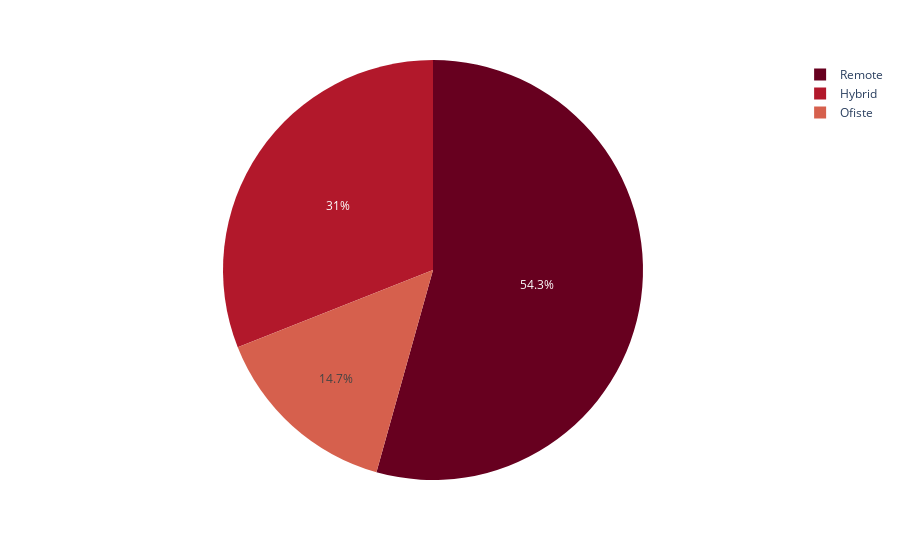

The notebook cell this image was saved under:
### Code cell
# Visualization of the work type distribution

work_type_sum = {}

for i in df['work_type'].unique():
    work_type_sum[i] = (df['work_type'] == i).sum()

work_type_df = pd.DataFrame({'Work Type': list(work_type_sum.keys()), 'Number': list(work_type_sum.values())})

fig = px.pie(work_type_df, values='Number', names='Work Type', color_discrete_sequence=px.colors.sequential.RdBu)

# show the plot
fig.show()

### Figure 1 — Plotly figure (JSON) as saved in the notebook; plotly's stock layout.template omitted (floating-point values rounded to 4 significant figures)
{"data": [{"domain": {"x": [0, 1], "y": [0, 1]}, "hovertemplate": "Work Type=%{label}<br>Number=%{value}<extra></extra>", "labels": ["Hybrid", "Remote", "Ofiste"], "legendgroup": "", "name": "", "showlegend": true, "type": "pie", "values": [482, 845, 228]}], "layout": {"legend": {"tracegroupgap": 0}, "margin": {"t": 60}, "piecolorway": ["rgb(103,0,31)", "rgb(178,24,43)", "rgb(214,96,77)", "rgb(244,165,130)", "rgb(253,219,199)", "rgb(247,247,247)", "rgb(209,229,240)", "rgb(146,197,222)", "rgb(67,147,195)", "rgb(33,102,172)", "rgb(5,48,97)"]}}
